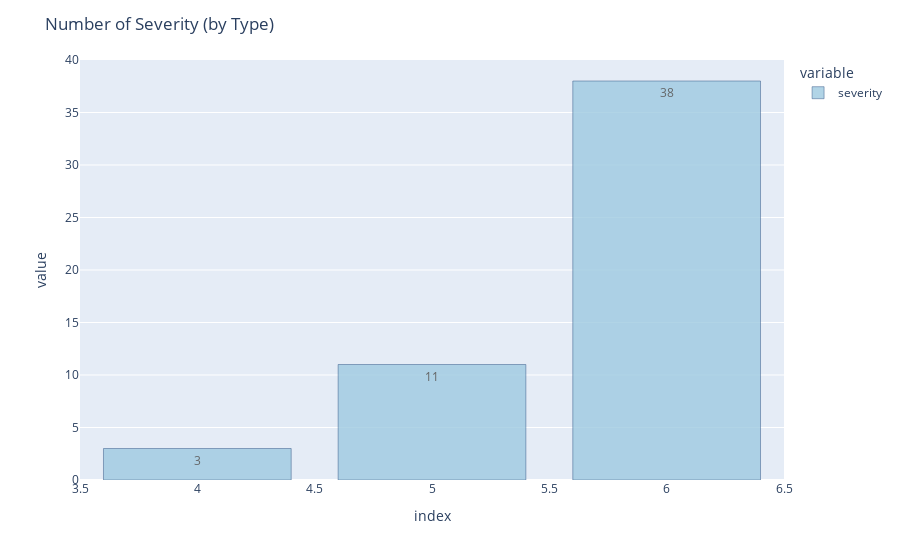
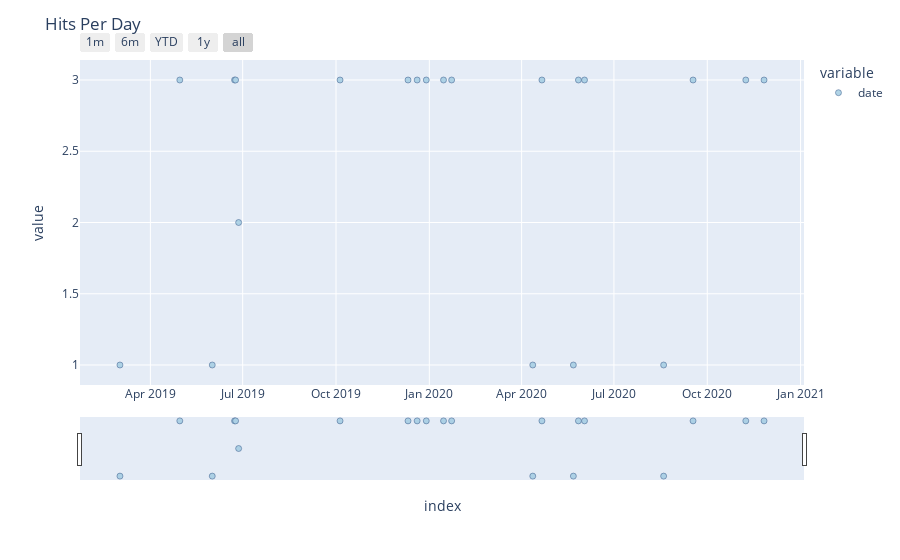

The notebook cell saved with these charts, in order:
### Code cell
#bar graph of the # of severity types
sampledf = pd.DataFrame(data['severity'].value_counts()) #needed for labels
severBar = px.bar(data['severity'].value_counts())
severBar.update_traces(text = sampledf['severity'], textposition='inside')
severBar.update_traces(marker_color='rgb(158,202,225)', marker_line_color='rgb(8,48,107)',
                  marker_line_width=.5, opacity=0.8)
severBar.update_layout(title_text='Number of Severity (by Type)')
severBar.show("png") #static img
severBar.show() #interactive ver

#line graph of hits per day
hitsDF = pd.DataFrame(data['date'].value_counts())
hitLine = px.scatter(data['date'].value_counts())
hitLine.update_traces(marker_color='rgb(158,202,225)', marker_line_color='rgb(8,48,107)',
                  marker_line_width=.5, opacity=0.8)
hitLine.update_layout(title_text='Hits Per Day')
hitLine.update_xaxes(
    rangeslider_visible=True,
    rangeselector=dict(
        buttons=list([
            dict(count=1, label="1m", step="month", stepmode="backward"),
            dict(count=6, label="6m", step="month", stepmode="backward"),
            dict(count=1, label="YTD", step="year", stepmode="todate"),
            dict(count=1, label="1y", step="year", stepmode="backward"),
            dict(step="all")
        ])
    )
)
hitLine.show("png") #static img
hitLine.show() #interactive ver

### Figure 1 — Plotly figure (JSON) as saved in the notebook; plotly's stock layout.template omitted (floating-point values rounded to 4 significant figures)
{"data": [{"alignmentgroup": "True", "hovertemplate": "variable=severity<br>index=%{x}<br>value=%{y}<extra></extra>", "legendgroup": "severity", "marker": {"color": "rgb(158,202,225)", "line": {"color": "rgb(8,48,107)", "width": 0.5}}, "name": "severity", "offsetgroup": "severity", "opacity": 0.8, "orientation": "v", "showlegend": true, "text": [38, 11, 3], "textposition": "inside", "type": "bar", "x": [6, 5, 4], "xaxis": "x", "y": [38, 11, 3], "yaxis": "y"}], "layout": {"barmode": "relative", "legend": {"title": {"text": "variable"}, "tracegroupgap": 0}, "margin": {"t": 60}, "title": {"text": "Number of Severity (by Type)"}, "xaxis": {"anchor": "y", "domain": [0, 1], "title": {"text": "index"}}, "yaxis": {"anchor": "x", "domain": [0, 1], "title": {"text": "value"}}}}

### Figure 2 — Plotly figure (JSON) as saved in the notebook; plotly's stock layout.template omitted (floating-point values rounded to 4 significant figures)
{"data": [{"hovertemplate": "variable=date<br>index=%{x}<br>value=%{y}<extra></extra>", "legendgroup": "date", "marker": {"color": "rgb(158,202,225)", "line": {"color": "rgb(8,48,107)", "width": 0.5}, "symbol": "circle"}, "mode": "markers", "name": "date", "opacity": 0.8, "orientation": "v", "showlegend": true, "type": "scatter", "x": ["2020-09-17", "2019-12-11", "2020-04-21", "2020-01-15", "2019-06-23", "2020-06-02", "2019-04-30", "2020-05-27", "2019-12-20", "2020-01-23", "2019-06-24", "2019-10-05", "2020-11-08", "2019-12-29", "2020-11-26", "2019-06-27", "2020-08-19", "2019-06-01", "2020-04-12", "2019-03-02", "2020-05-22"], "xaxis": "x", "y": [3, 3, 3, 3, 3, 3, 3, 3, 3, 3, 3, 3, 3, 3, 3, 2, 1, 1, 1, 1, 1], "yaxis": "y"}], "layout": {"legend": {"title": {"text": "variable"}, "tracegroupgap": 0}, "margin": {"t": 60}, "title": {"text": "Hits Per Day"}, "xaxis": {"anchor": "y", "domain": [0, 1], "rangeselector": {"buttons": [{"count": 1, "label": "1m", "step": "month", "stepmode": "backward"}, {"count": 6, "label": "6m", "step": "month", "stepmode": "backward"}, {"count": 1, "label": "YTD", "step": "year", "stepmode": "todate"}, {"count": 1, "label": "1y", "step": "year", "stepmode": "backward"}, {"step": "all"}]}, "rangeslider": {"visible": true}, "title": {"text": "index"}}, "yaxis": {"anchor": "x", "domain": [0, 1], "title": {"text": "value"}}}}
